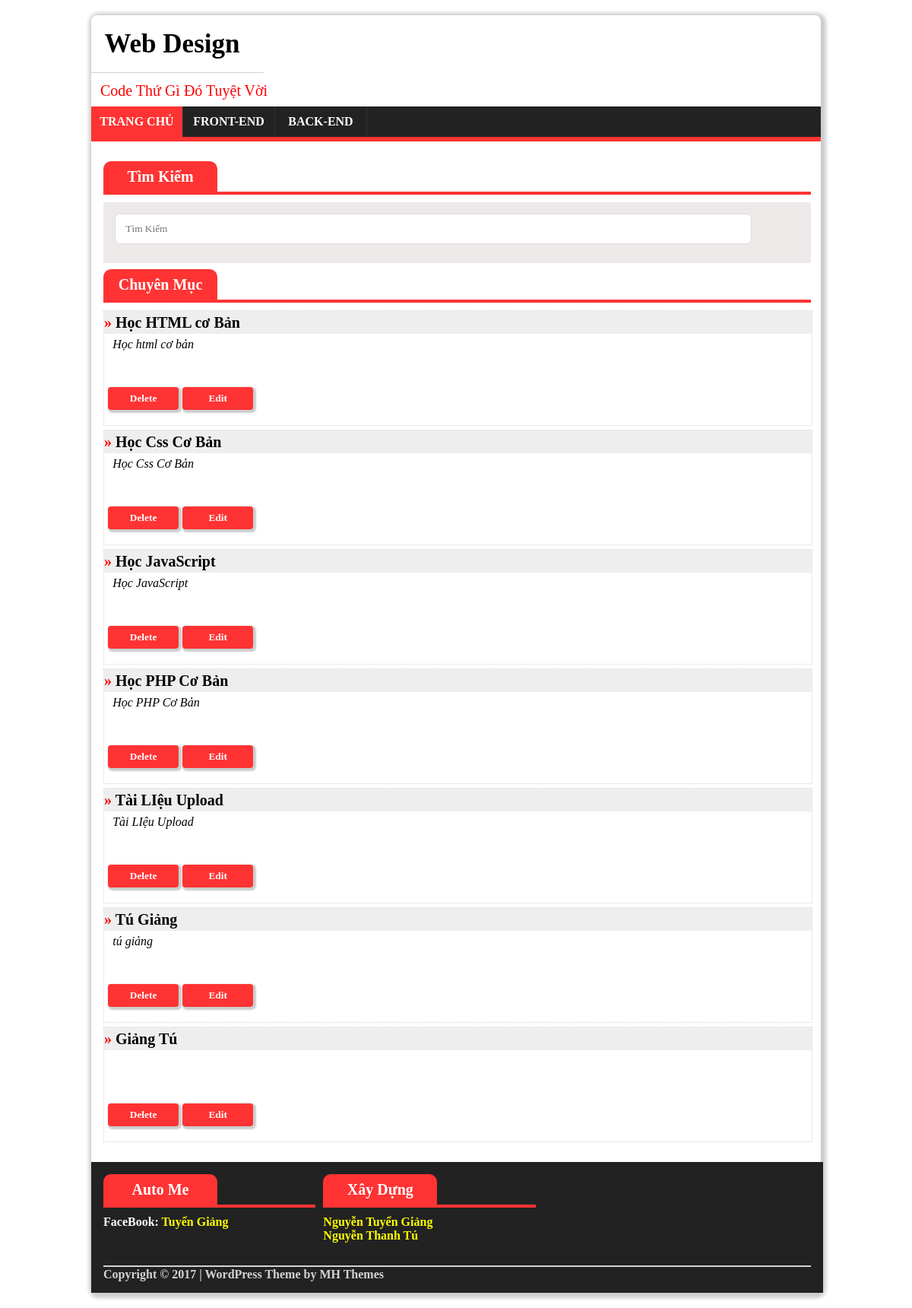
The app's page /category.php with its own data.
### tables this page shows
CREATE TABLE IF NOT EXISTS `category` (
  `id` int(11) NOT NULL,
  `title` varchar(100) NOT NULL,
  `content` text NOT NULL
);

### category.php (the view, shortened to what this page needs)
<?php require_once("temp/ad/header_ad.php");?>
<?php require_once("temp/menu.php");?>
<div id="search">
		<div id="list">
			<div id="list-title">Tìm Kiếm</div>
		</div>
		<div class="search-back">
			<form method="post" action="search">
				<input type="search" name="search" placeholder="Tìm Kiếm">
			</form>
		</div>
</div>
<div id="main">
		<div id="list">
			<div id="list-title">Chuyên Mục</div>
		</div>
		<?php
			$sql="SELECT * FROM category";
			$query=mysqli_query($conn,$sql);
			while($row=mysqli_fetch_array($query,MYSQLI_ASSOC)):
		?>
		<div class="category">
			<div class="category-title"><a href="list.php?id=<?php echo $row['id'];?>" title="<?php echo $row['title'];?>"><font color="red">&raquo; </font><?php echo $row['title'];?></a>
			</div>
			<div class="category-content">
				<i><?php echo $row['content'];?></i><br>
			</div>
			<form method="post">
					<button type="submit" id="button" onclick="return confirm('bạn chắc chắn muốn xóa ? ');">Delete</button>
				</form>
						<a href="edit-category.php?id=<?php echo $row['id'];?>"><button id="button" type="submit">Edit</button></a><br>
		</div>
		<?php endwhile;?>
</div>
<?php require_once("temp/bottom.php"); ?>

### css/main1.css (style rules this page uses)
* { margin:0; padding:0; font-family:ubuntu; }
body { width:80%; margin:auto; margin-top:20px; margin-bottom:20px; height:auto; clear:left; border-radius:0.5em; box-shadow:2px 2px 5px 5px rgba(0,0,0,0.2); }
a { color:black; text-decoration:none; transition:0.5s ease all; }
#list { width:100%; height:40px; margin-bottom:10px; border-bottom:4px solid #FF3333; }
#list-title { width:150px; height:40px; text-align:center; line-height:40px; background:#FF3333; color:white; font-weight:bold; font-size:20px; border-top-right-radius:0.5em; border-top-left-radius:0.5em; }
#main { float:left; width:97%; padding:1em; }
#search { margin-top:10px; padding:1em; width:97%; height:80px; margin-bottom:30px; }
.search-back { width:100%; height:80px; background:#EEE9E9; }
.category { width:100%; height:150px; border:dotted 1px lightgray; margin-top:5px; }
.category-title { width:100%; height:30px; line-height:30px; font-weight:bold; font-size:20px; background:#eeeeee; }
.category-content { width:100%; height:45px; margin-top:5px; padding-left:0.7em; }
input[type="search"] { width:90%; height:40px; border:1px solid #ddd; padding-left:1em; border-radius:0.5em; margin:15px 15px; }
button { float:left; margin-left:5px; width:20%; height:30px; line-height:30px; background:#ff3333; border:none; font-weight:bold; cursor:pointer; margin-top:20px; border-radius:0.3em; color:white; box-shadow:2px 2px 2px 2px rgba(0,0,0,0.2); }
#button { float:left; margin-left:5px; width:10%; height:30px; line-height:30px; background:#ff3333; border:none; font-weight:bold; cursor:pointer; margin-top:20px; border-radius:0.3em; color:white; box-shadow:2px 2px 2px 2px rgba(0,0,0,0.2); }

### records on screen
category: title "Học HTML cơ Bản", content "Học html cơ bản"
category: title "Học Css Cơ Bản", content "Học Css Cơ Bản"
category: title "Học JavaScript", content "Học JavaScript"
category: title "Học PHP Cơ Bản", content "Học PHP Cơ Bản"
category: title "Tài LIệu Upload", content "Tài LIệu Upload"
category: title "Tú Giảng", content "tú giảng"
category: title "Giảng Tú"
